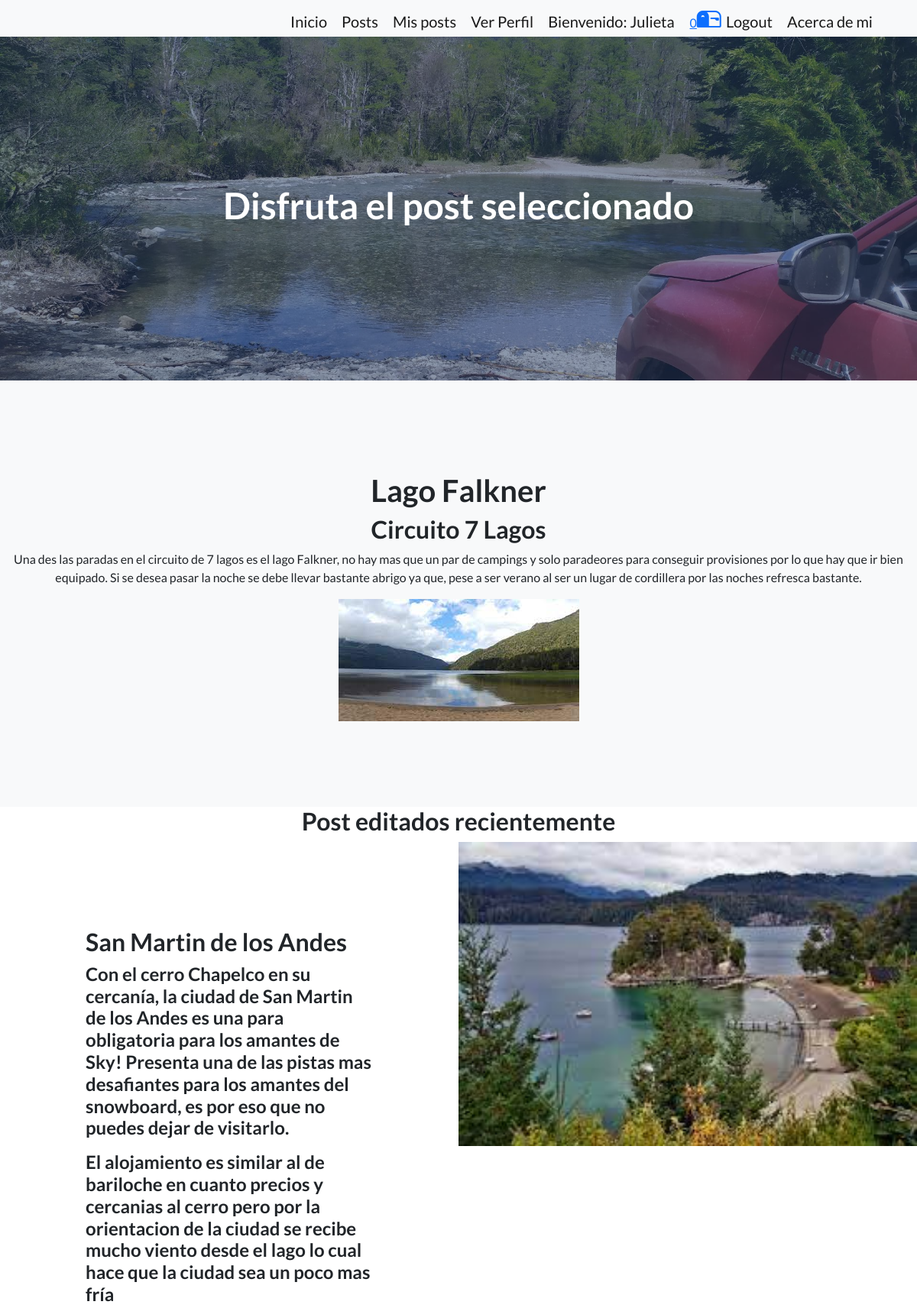
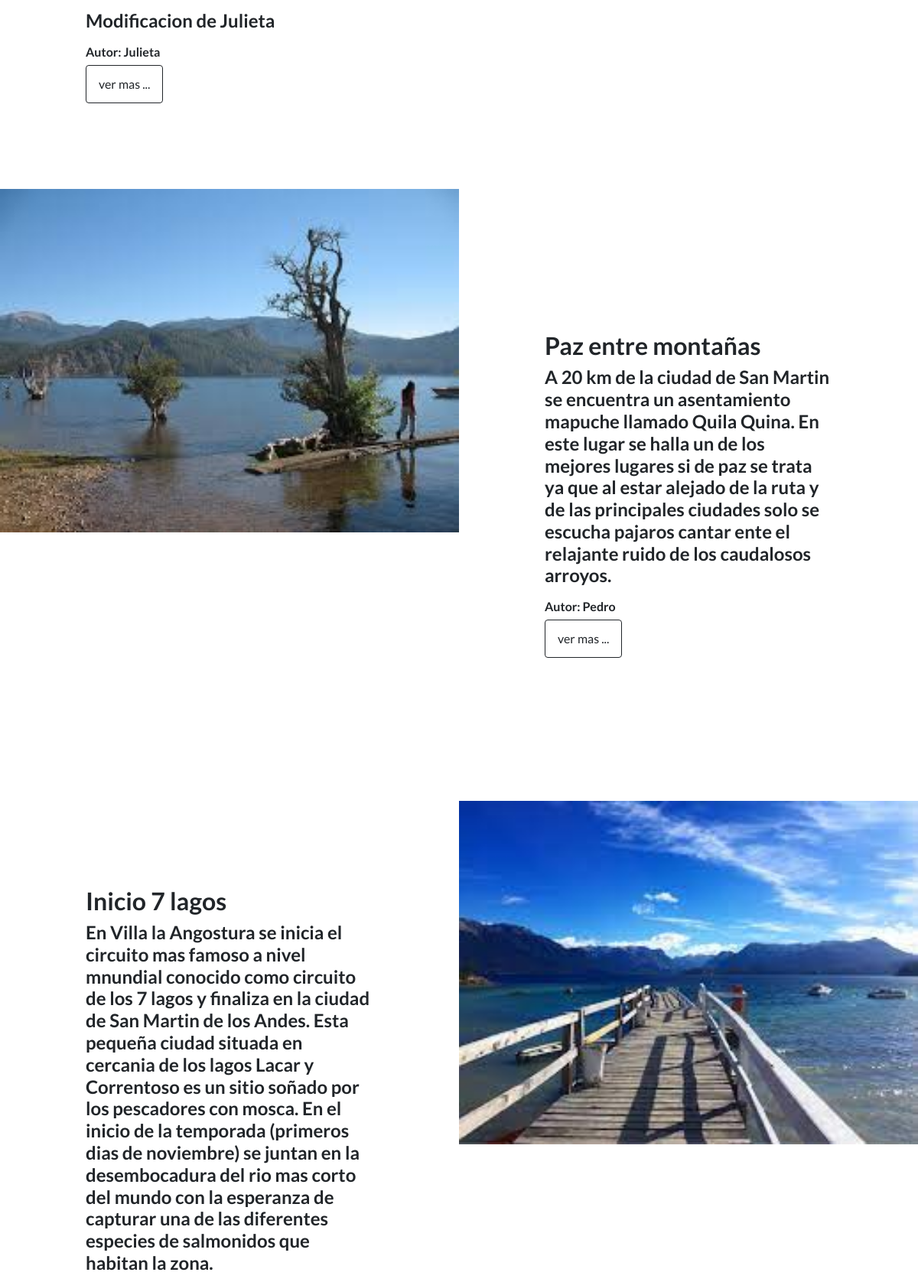
Page /AppContenido/leerPost/13 (signed in, upper part) on the committed database (2 pictures, top to bottom).
### AppContenido/models.py (models this page shows, shortened)
class Post(models.Model):
    titulo=models.CharField(max_length=50)
    subtitulo=models.CharField(max_length=100)
    cuerpo = RichTextField()
    autor=models.CharField(max_length=50)
    fechaCreacion=models.DateTimeField()
    fechaModificacion=models.DateTimeField()
    imagen=models.ImageField(upload_to='posteos')
    user=models.ForeignKey(User,on_delete=models.CASCADE)

### AppContenido/views.py (the view)
# urls.py: path('leerPost/<id>', leerPost ,name='leerPost'),
def leerPost(request, id):
    cantidad=len(buscarmensaje(request)[0])
    postActual=Post.objects.get(id=id)
    return render (request,'leerPosteos.html',{'mensaje':'Post editados recientemente','postActual':postActual,'todosPost':buscarPost(request)[1],'avatar':obtener_avatar(request),'cantidad':cantidad})

### AppContenido/views.py (called while the page is built)
def buscarPost(request):
    misPost=[]
    todosPost=[]
    misPost=Post.objects.filter(user=request.user)
    todosPost=Post.objects.order_by('-fechaModificacion')
    return misPost,todosPost

### AppUser/views.py (called while the page is built)
def obtener_avatar(request):
    lista=Perfil.objects.filter(user=request.user)
    if len(lista)!=0:
        url_avatar=lista[0].imagen.url
    else:
        url_avatar='/media/avatars/avatar_defecto.jpg'
    return url_avatar

def buscarmensaje(request):
    nuevos_mensajes=[]
    mensajesAntiguos=[]
    usuario=request.user
    mensajes=Mensajes.objects.filter(receptor=usuario)
    mensajesEnviados=Mensajes.objects.filter(emisor=usuario)
    for item in mensajes:
        if not item.leido:
            nuevos_mensajes.append(item)
        else:
            mensajesAntiguos.append(item)
    return nuevos_mensajes,mensajesAntiguos,mensajesEnviados

### AppContenido/Template/leerPosteos.html (shortened to what this page needs)
{% extends "header.html" %}
{% load static %}
{% block Page_heading %}
    <h1>Disfruta el post seleccionado </h1>
{% endblock %}
{% block intermedio %}
    <h1>{{postActual.titulo}}</h1>
    <h2>{{postActual.subtitulo}}</h2>
    {{postActual.cuerpo|safe}}
    <img src="/media/{{ postActual.imagen }} " alt="" >
{% endblock %}
{% block prepost %}
<h2>{{ mensaje }}</h2>
{% endblock %}
{% block Post %}
<section class="showcase">
    <div class="container-fluid p-0">
        <div class="row g-0">
            <div class="col-lg-6 order-lg-2 text-white showcase-img" style="background-image: url(  /media/{{ todosPost.0.imagen }} )"></div>
            <div class="col-lg-6 order-lg-1 my-auto showcase-text">
                    <h2>{{ todosPost.0.titulo }}  </h2>
                    <h4>{{ todosPost.0.cuerpo|safe }}</h4>
                    <h6>Autor: {{ todosPost.0.autor }} </h6>
                    <a class="btn btn-outline-dark" href="{% url 'leerPost' todosPost.0.id %}"> ver mas ... </a>
            </div>
        </div>
        <div class="row g-0">
            <div class="col-lg-6 text-white showcase-img" style="background-image: url(  /media/{{ todosPost.1.imagen }} )"></div>
            <div class="col-lg-6 my-auto showcase-text">
                <h2>{{ todosPost.1.titulo }}  </h2>
                <h4>{{ todosPost.1.cuerpo|safe }}</h4>
                <h6>Autor: {{ todosPost.1.autor }} </h6>
                <a class="btn btn-outline-dark" href="{% url 'leerPost' todosPost.1.id %}"> ver mas ... </a>
            </div>
        </div>
        <div class="row g-0">
            <div class="col-lg-6 order-lg-2 text-white showcase-img" style="background-image: url(  /media/{{ todosPost.2.imagen }} )"></div>
            <div class="col-lg-6 order-lg-1 my-auto showcase-text">
                <h2>{{ todosPost.2.titulo }}  </h2>
                <h4>{{ todosPost.2.cuerpo|safe }}</h4>
            </div>
        </div>
    </div>
</section>
{% endblock %}

### AppUser/Template/header.html (shortened to what this page needs)
<!DOCTYPE html>
<html lang="en">
    <head>
        {% load static %}
        <link href="https://cdn.jsdelivr.net/npm/bootstrap-icons@1.5.0/font/bootstrap-icons.css" rel="stylesheet" type="text/css" />
        <link href="{% static 'css/styles.css' %}" rel="stylesheet" />
    </head>
    <body>
            <nav class="text-lg-end navbar-light bg-light static-top">
                <div class="container">
                    <a class="navbar-brand" href="{% url 'inicio' %}">Inicio</a>
                    <a class="navbar-brand" href="{% url 'todosPost' %}">Posts</a>
                    {% if user.is_authenticated %}
                    <a class="navbar-brand" href="{% url 'nuevoPost' %}">Mis posts</a>
                    <a class="navbar-brand" href="{% url 'verperfil' %}">Ver Perfil</a>
                    <a class="navbar-brand">Bienvenido: {{ user.username }} </a>
                    <a href="{% url 'mensajeria' %}">{{ cantidad }}<i  class="bi-mailbox2 fs-2"></i></a>
                    <a class="navbar-brand" href="{% url 'logout' %}">Logout</a>
                    {% else %}
                    <a class="navbar-brand" href="{% url 'registro' %}">Registro</a>
                    <a class="navbar-brand" href="{% url 'login' %}">Login</a>
                    {% endif %}
                    <a class="navbar-brand" href="{% url 'aboutMe' %}">Acerca de mi</a>
                </div>
            </nav>
        <header class="masthead">
            <div class="container position-relative">
                <div class="row justify-content-center">
                    <div class="col-auto">
                        <div class="text-center text-white">
                            {% block Page_heading %}
                            {% endblock %}
                        </div>
                    </div>
                </div>
            </div>
        </header>
        <section class="features-icons bg-light text-center">
            <h3>
                {% block intermedio %}
                {% endblock %}
            </h3>
        </section>
        <div class="container position-relative">
            <div class="row justify-content-center">
                <div class="col-auto">
                    <div class="text-center ">
                        {% block prepost %}
                        {% endblock %}
                    </div>
                </div>
            </div>
        </div>
        {% block Post %}
        {% endblock %}
    </body>
</html>

### rows in the picture
Post: titulo "Lago Falkner", subtitulo "Circuito 7 Lagos", cuerpo "Una des las paradas en el circuito de 7 lagos es el lago Falkner, no hay mas que un par de campings y solo paradeores para conseguir provisiones por lo que hay que ir bien equipado. Si se desea pasar la noche se debe llevar bastante abrigo ya que, pese a ser verano al ser un lugar de cordillera por las noches refresca bastante.", imagen (picture)
Post: imagen (picture), titulo "San Martin de los Andes", cuerpo "Con el cerro Chapelco en su cercanía, la ciudad de San Martin de los Andes es una para obligatoria para los amantes de Sky! Presenta una de las pistas mas desafiantes para los amantes del snowboard, es por eso que no puedes dejar de visitarlo. El alojamiento es similar al de bariloche en cuanto precios y cercanias al cerro pero por la orientacion de la ciudad se recibe mucho viento desde el lago lo cual hace que la ciudad sea un poco mas fría Modificacion de Julieta", autor "Julieta"
Post: imagen (picture), titulo "Paz entre montañas", cuerpo "A 20 km de la ciudad de San Martin se encuentra un asentamiento mapuche llamado Quila Quina. En este lugar se halla un de los mejores lugares si de paz se trata ya que al estar alejado de la ruta y de las principales ciudades solo se escucha pajaros cantar ente el relajante ruido de los caudalosos arroyos.", autor "Pedro"
Post: imagen (picture), titulo "Inicio 7 lagos", cuerpo "En Villa la Angostura se inicia el circuito mas famoso a nivel mnundial conocido como circuito de los 7 lagos y finaliza en la ciudad de San Martin de los Andes. Esta pequeña ciudad situada en cercania de los lagos Lacar y Correntoso es un sitio soñado por los pescadores con mosca. En el inicio de la temporada (primeros dias de noviembre) se juntan en la desembocadura del rio mas corto del mundo con la esperanza de capturar una de las diferentes especies de salmonidos que habitan la zona."

### other values in the picture
{{ user.username }} "Julieta"
{{ cantidad }} "0"
{{ mensaje }} "Post editados recientemente"
